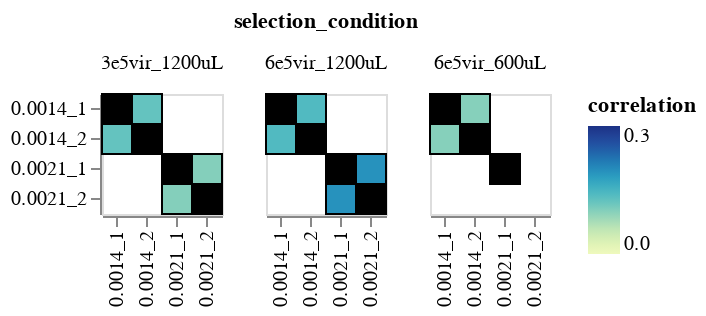

The code cell stored with this chart in its notebook:
### Code cell
# Max is <0.3, plot on smaller scale:
corr_heatmap(serum_df, 
             corr_col='correlation', 
             sample_cols=['replicate_1', 'replicate_2'], 
             group_col='selection_condition',
             corr_range = (0, 0.3)
            )

### Figure 1 — Vega-Lite specification as saved in the notebook (floating-point values rounded to 4 significant figures)
{"config": {"view": {"continuousWidth": 400, "continuousHeight": 300}, "axis": {"labelLimit": 500}}, "data": {"name": "data-b7511b3a08b032e09cfb34f0c4e3f1e5"}, "mark": {"type": "rect", "stroke": "black"}, "encoding": {"color": {"field": "correlation", "scale": {"domain": [0, 0.3]}, "type": "quantitative"}, "facet": {"columns": 3, "field": "selection_condition", "type": "nominal"}, "tooltip": [{"field": "selection_condition", "type": "nominal"}, {"field": "antibody_concentration", "format": ".3f", "type": "quantitative"}, {"field": "replicate_1", "type": "nominal"}, {"field": "replicate_2", "type": "nominal"}, {"field": "correlation", "format": ".3f", "type": "quantitative"}], "x": {"field": "replicate_1", "title": null, "type": "nominal"}, "y": {"field": "replicate_2", "title": null, "type": "nominal"}}, "height": {"step": 15}, "width": {"step": 15}, "$schema": "https://vega.github.io/schema/vega-lite/v5.2.0.json", "datasets": {"data-b7511b3a08b032e09cfb34f0c4e3f1e5": [{"selection_condition": "3e5vir_1200uL", "antibody_concentration": 0.0014, "replicate_1": "0.0014_1", "replicate_2": "0.0014_1", "correlation": 1.0}, {"selection_condition": "3e5vir_1200uL", "antibody_concentration": 0.0014, "replicate_1": "0.0014_2", "replicate_2": "0.0014_1", "correlation": 0.124}, {"selection_condition": "6e5vir_1200uL", "antibody_concentration": 0.0014, "replicate_1": "0.0014_1", "replicate_2": "0.0014_1", "correlation": 1.0}, {"selection_condition": "6e5vir_1200uL", "antibody_concentration": 0.0014, "replicate_1": "0.0014_2", "replicate_2": "0.0014_1", "correlation": 0.1397}, {"selection_condition": "6e5vir_600uL", "antibody_concentration": 0.0014, "replicate_1": "0.0014_1", "replicate_2": "0.0014_1", "correlation": 1.0}, {"selection_condition": "6e5vir_600uL", "antibody_concentration": 0.0014, "replicate_1": "0.0014_2", "replicate_2": "0.0014_1", "correlation": 0.09984}, {"selection_condition": "3e5vir_1200uL", "antibody_concentration": 0.0014, "replicate_1": "0.0014_1", "replicate_2": "0.0014_2", "correlation": 0.124}, {"selection_condition": "3e5vir_1200uL", "antibody_concentration": 0.0014, "replicate_1": "0.0014_2", "replicate_2": "0.0014_2", "correlation": 1.0}, {"selection_condition": "6e5vir_1200uL", "antibody_concentration": 0.0014, "replicate_1": "0.0014_1", "replicate_2": "0.0014_2", "correlation": 0.1397}, {"selection_condition": "6e5vir_1200uL", "antibody_concentration": 0.0014, "replicate_1": "0.0014_2", "replicate_2": "0.0014_2", "correlation": 1.0}, {"selection_condition": "6e5vir_600uL", "antibody_concentration": 0.0014, "replicate_1": "0.0014_1", "replicate_2": "0.0014_2", "correlation": 0.09984}, {"selection_condition": "6e5vir_600uL", "antibody_concentration": 0.0014, "replicate_1": "0.0014_2", "replicate_2": "0.0014_2", "correlation": 1.0}, {"selection_condition": "3e5vir_1200uL", "antibody_concentration": 0.0021, "replicate_1": "0.0021_1", "replicate_2": "0.0021_1", "correlation": 1.0}, {"selection_condition": "3e5vir_1200uL", "antibody_concentration": 0.0021, "replicate_1": "0.0021_2", "replicate_2": "0.0021_1", "correlation": 0.1014}, {"selection_condition": "6e5vir_1200uL", "antibody_concentration": 0.0021, "replicate_1": "0.0021_1", "replicate_2": "0.0021_1", "correlation": 1.0}, {"selection_condition": "6e5vir_1200uL", "antibody_concentration": 0.0021, "replicate_1": "0.0021_2", "replicate_2": "0.0021_1", "correlation": 0.1928}, {"selection_condition": "6e5vir_600uL", "antibody_concentration": 0.0021, "replicate_1": "0.0021_1", "replicate_2": "0.0021_1", "correlation": 1.0}, {"selection_condition": "3e5vir_1200uL", "antibody_concentration": 0.0021, "replicate_1": "0.0021_1", "replicate_2": "0.0021_2", "correlation": 0.1014}, {"selection_condition": "3e5vir_1200uL", "antibody_concentration": 0.0021, "replicate_1": "0.0021_2", "replicate_2": "0.0021_2", "correlation": 1.0}, {"selection_condition": "6e5vir_1200uL", "antibody_concentration": 0.0021, "replicate_1": "0.0021_1", "replicate_2": "0.0021_2", "correlation": 0.1928}, {"selection_condition": "6e5vir_1200uL", "antibody_concentration": 0.0021, "replicate_1": "0.0021_2", "replicate_2": "0.0021_2", "correlation": 1.0}]}}
